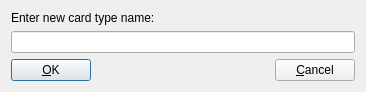
<?xml version="1.0" encoding="UTF-8"?>
<ui version="4.0">
 <class>RenameCardTypeDlg</class>
 <widget class="QDialog" name="RenameCardTypeDlg">
  <property name="geometry">
   <rect>
    <x>0</x>
    <y>0</y>
    <width>366</width>
    <height>88</height>
   </rect>
  </property>
  <property name="windowTitle">
   <string>Rename card type</string>
  </property>
  <layout class="QVBoxLayout" name="verticalLayout_2">
   <item>
    <layout class="QVBoxLayout" name="verticalLayout">
     <item>
      <widget class="QLabel" name="label">
       <property name="text">
        <string>Enter new card type name:</string>
       </property>
      </widget>
     </item>
     <item>
      <widget class="QLineEdit" name="card_type_name"/>
     </item>
     <item>
      <layout class="QHBoxLayout" name="horizontalLayout">
       <item>
        <widget class="QPushButton" name="ok_button">
         <property name="text">
          <string>&amp;OK</string>
         </property>
         <property name="default">
          <bool>true</bool>
         </property>
        </widget>
       </item>
       <item>
        <spacer name="horizontalSpacer">
         <property name="orientation">
          <enum>Qt::Horizontal</enum>
         </property>
         <property name="sizeHint" stdset="0">
          <size>
           <width>40</width>
           <height>20</height>
          </size>
         </property>
        </spacer>
       </item>
       <item>
        <widget class="QPushButton" name="cancel_button">
         <property name="text">
          <string>&amp;Cancel</string>
         </property>
        </widget>
       </item>
      </layout>
     </item>
    </layout>
   </item>
  </layout>
 </widget>
 <resources/>
 <connections>
  <connection>
   <sender>ok_button</sender>
   <signal>clicked()</signal>
   <receiver>RenameCardTypeDlg</receiver>
   <slot>accept()</slot>
   <hints>
    <hint type="sourcelabel">
     <x>27</x>
     <y>63</y>
    </hint>
    <hint type="destinationlabel">
     <x>182</x>
     <y>40</y>
    </hint>
   </hints>
  </connection>
  <connection>
   <sender>cancel_button</sender>
   <signal>clicked()</signal>
   <receiver>RenameCardTypeDlg</receiver>
   <slot>reject()</slot>
   <hints>
    <hint type="sourcelabel">
     <x>325</x>
     <y>63</y>
    </hint>
    <hint type="destinationlabel">
     <x>182</x>
     <y>40</y>
    </hint>
   </hints>
  </connection>
 </connections>
</ui>
